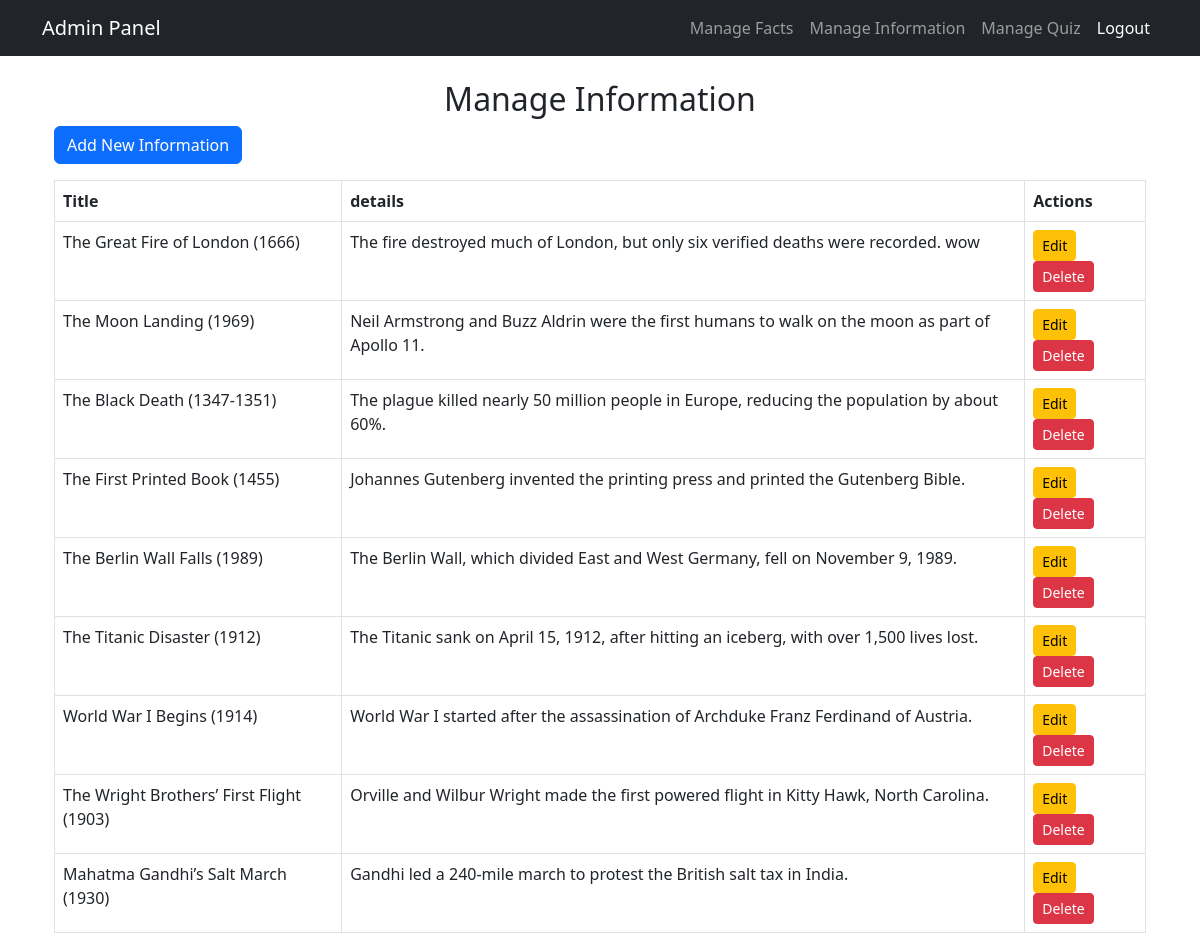
Screenshot of /admin/manage_information (signed in) with the database file from the repository.
### app.py (models this page shows)
class Information(db.Model):
    id = db.Column(db.Integer, primary_key=True)
    title = db.Column(db.String(200), nullable=False)
    details = db.Column(db.Text, nullable=False)

### app.py (the view)
@app.route('/admin/manage_information')
@login_required
def manage_information():
    information_list = Information.query.with_entities(
        Information.id, Information.title, Information.details
    ).all()
    return render_template('admin/manage_information.html', information=information_list)

### app.py (called while the page is built)
@login_manager.user_loader
def load_user(user_id):
    return User.query.get(int(user_id))

### templates/admin/manage_information.html
{% extends "admin_base.html" %}
{% block content %}
<div class="container mt-4">
    <h2 class="text-center">Manage Information</h2>
    <a href="{{ url_for('add_information') }}" class="btn btn-primary mb-3">Add New Information</a>
    <table class="table table-bordered">
        <thead>
            <tr>
                <th>Title</th>
                <th>details</th>
                <th>Actions</th>
            </tr>
        </thead>
        <tbody>
            {% for info in information %}
            <tr>
                <td>{{ info.title }}</td>
                <td>{{ info.details }}</td>
                <td>
                    <a href="{{ url_for('edit_information', id=info.id) }}" class="btn btn-warning btn-sm">Edit</a>
                    <form action="{{ url_for('delete_information', id=info.id) }}" method="POST" style="display:inline;">
                        <button type="submit" class="btn btn-danger btn-sm">Delete</button>
                    </form>
                </td>
            </tr>
            {% endfor %}
        </tbody>
    </table>
</div>
{% endblock %}

### rows the page displays
Information: title "The Great Fire of London (1666)", details "The fire destroyed much of London, but only six verified deaths were recorded. wow"
Information: title "The Moon Landing (1969)", details "Neil Armstrong and Buzz Aldrin were the first humans to walk on the moon as part of Apollo 11."
Information: title "The Black Death (1347-1351)", details "The plague killed nearly 50 million people in Europe, reducing the population by about 60%."
Information: title "The First Printed Book (1455)", details "Johannes Gutenberg invented the printing press and printed the Gutenberg Bible."
Information: title "The Berlin Wall Falls (1989)", details "The Berlin Wall, which divided East and West Germany, fell on November 9, 1989."
Information: title "The Titanic Disaster (1912)", details "The Titanic sank on April 15, 1912, after hitting an iceberg, with over 1,500 lives lost."
Information: title "World War I Begins (1914)", details "World War I started after the assassination of Archduke Franz Ferdinand of Austria."
Information: title "The Wright Brothers’ First Flight (1903)", details "Orville and Wilbur Wright made the first powered flight in Kitty Hawk, North Carolina."
Information: title "Mahatma Gandhi’s Salt March (1930)", details "Gandhi led a 240-mile march to protest the British salt tax in India."
